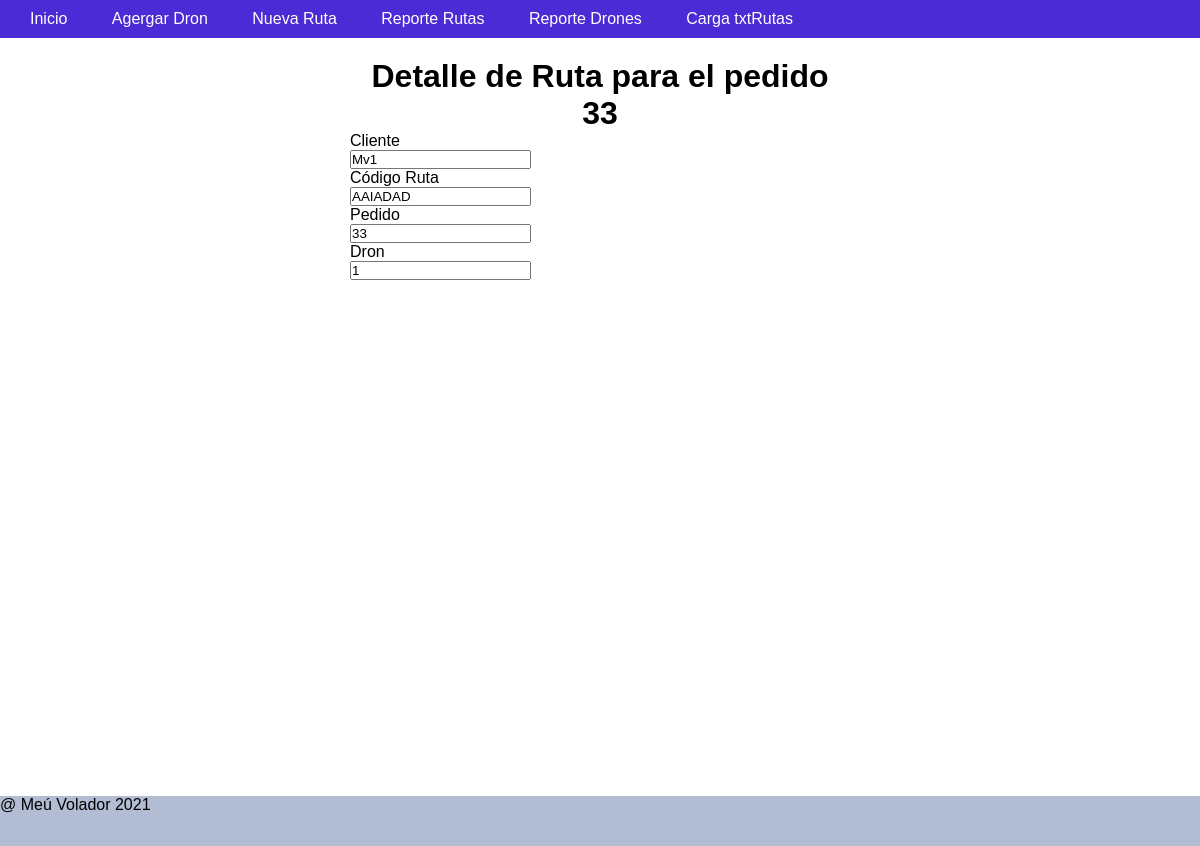
Screenshot of /reporte/DetalleRuta/3 with the database file from the repository.
### tables this page shows
CREATE TABLE `rutas` (
  `id` int(11) NOT NULL AUTO_INCREMENT,
  `cliente` varchar(30) DEFAULT NULL,
  `coderuta` varchar(15) DEFAULT NULL,
  `pedido` varchar(15) DEFAULT NULL,
  `dron` int(11) DEFAULT NULL,
  `latitud` longblob DEFAULT NULL,
  `longitud` longblob DEFAULT NULL,
  PRIMARY KEY (`id`)
);

### libs/view.php (called while the page is built, shortened)
<?php
class View{
    function render($nombre){
        require 'views/' . $nombre . '.php';
    }
}
?>

### controllers/reporte.php (called while the page is built, shortened)
<?php
    class Reporte extends Controller{
        function __construct()
        {
            $this->view->rutas = [];
        }
        function DetalleRuta($param=null){
            $idRuta=$param[0];
            $ruta = $this->model->getById($idRuta);
            $this->view->ruta = $ruta;
            $this->view->mensaje ="";
            $this->view->render('reporte/detalleruta');
        }
    }
?>

### index.php (called while the page is built, shortened)
<?php
    require_once 'libs/db.php';
    require_once 'libs/controller.php';
    require_once 'libs/view.php';
    $app = new App();
?>

### models/reportemodel.php (called while the page is built, shortened)
<?php
class ReporteModel extends Model{
    public function getById($id){
        $item = new Ruta();
        $query = $this->db->connect()->prepare("SELECT * FROM RUTAS WHERE id=:id");
        try{
           $query->execute(['id'=> $id]) ;
           while ($row = $query->fetch()) {
                $item ->id =$row['id'];
                $item ->cliente =$row['cliente'];
                $item ->ruta =$row['coderuta'];
                $item ->pedido =$row['pedido'];
                $item ->dron =$row['dron'];
           }
           return $item;
        }catch(PDOException $e){
            return [];
        }
    }
}
?>

### libs/db.php (called while the page is built)
<?php
class DB{
    private $host;
    private $db;
    private $user;
    private $password;
    private $charset;
    public function __construct()
    {
        $this->host = constant('HOST');
        $this->db = constant('DB');
        $this->user = constant('USER');
        $this->password = constant('PASSWORD');
        $this->charset = constant('CHARSET');
    }
    function connect(){
        try{
            $connection = "mysql:host=" . $this->host . ";dbname=" . $this->db . ";charset=" . $this->charset;
            $options = [
                PDO::ATTR_ERRMODE            => PDO::ERRMODE_EXCEPTION,
                PDO::ATTR_EMULATE_PREPARES   => false,
            ];
            $pdo = new PDO($connection, $this->user, $this->password, $options);
            return $pdo;
        }catch(PDOException $e){
            print_r('Error connection: ' . $e->getMessage());
        }
    }
}
?>

### libs/controller.php (called while the page is built, shortened)
<?php
class Controller{
    function loadModel($model){
        $url = 'models/'.$model.'model.php';
        if(file_exists($url)){
            $this->model = new $modelName();
        }
    }
}
?>

### views/reporte/detalleruta.php (the view, shortened to what this page needs)
<!DOCTYPE html>
<html lang="en">
<head>
</head>
<body>
        <?php     require 'views/header.php';       ?>
       <div id="main">
       <h1 class="center">Detalle de Ruta para el pedido <?php echo $this->ruta->pedido; ?></h1>
       <form action="<?php echo constant('URL')?>reporte/CrearRuta" method="POST">
           <p>
               <label for="cliente">Cliente</label><br>
               <input type="text" name="cliente" value="<?php echo $this->ruta->cliente; ?>" required>
           </p>
           <p>
               <label for="ruta"> Código Ruta </label><br>
               <input type="text" name="ruta" value="<?php echo $this->ruta->ruta; ?>"required>
           </p>
           <p>
               <label for="pedido"> Pedido</label><br>
               <input type="text" name="pedido" value="<?php echo $this->ruta->pedido; ?>" required>
           </p>
           <p>
               <label for="dron"> Dron</label><br>
               <input type="text" name="dron" value="<?php echo $this->ruta->dron; ?>"required>
           </p>
                <br><br>
       </form>
       </div>
        <?php     require 'views/footer.php';       ?>
</body>
</html>

### public/css/main.css (style rules this page uses)
* { padding: 0; margin: 0; }
body { font-family: Arial, Helvetica, sans-serif; background-color: rgb(255, 255, 255); }
#main { padding: 20px 0; width: 500px; margin: 0 auto; }
.center { text-align: center; }

### rows the page displays
rutas: pedido "33", cliente "Mv1", ruta "AAIADAD", dron "1"
